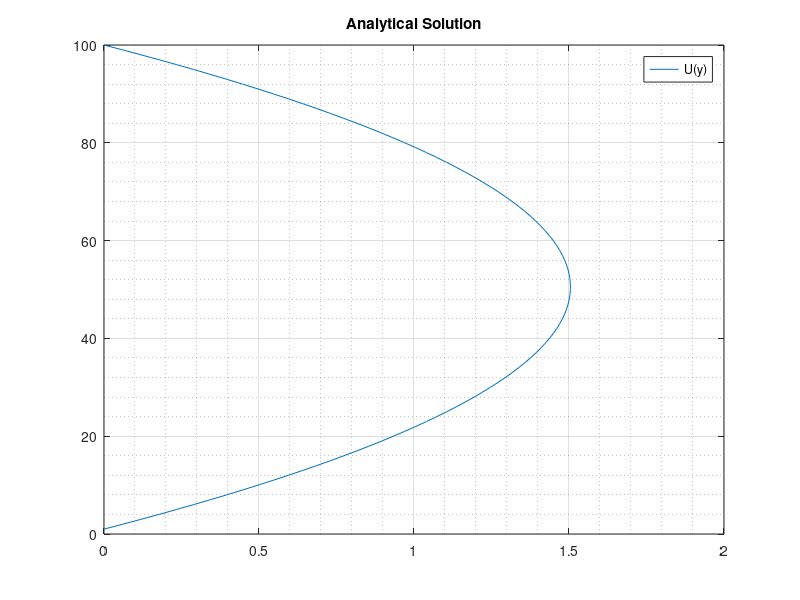

MATLAB code for this plot:
clear;
clc,

% Geometry parameters
h = 1;

% kinematic viscosity
nue = 1; 

% Pressure gradient
delta_p = -12.037; % define this better

y = linspace(0,1,100)'; % column vector
velocity=zeros(100,1); % column vector

% Calculate the velocity
for i = 1:100
    velocity(i) = -( (delta_p)/(2*nue) ) * (h - y(i)) * y(i);
end

% File handling
fileID = fopen('analytical_velo.dat','w');
fprintf(fileID,'%10s\n','U(y)');
fprintf(fileID,'%10.8f\n',velocity);
fclose(fileID);

% plotting
y_axis = linspace(1,100,100);
plot(velocity,y_axis) 
grid on
grid minor
legend('U(y)')
title('Analytical Solution')
